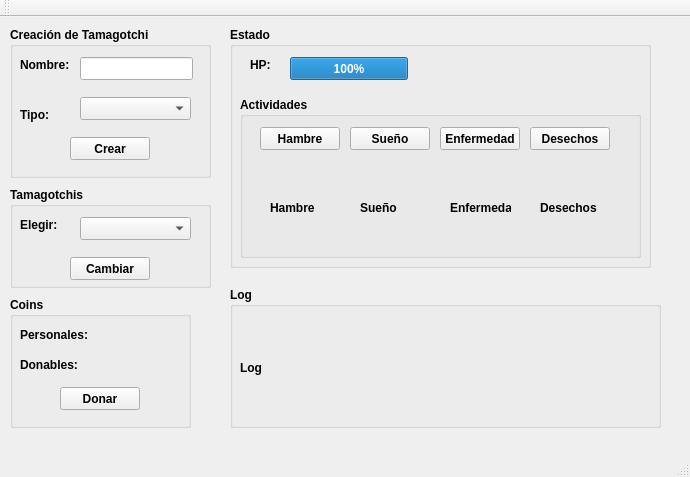
<?xml version="1.0" encoding="UTF-8"?>
<ui version="4.0">
 <class>MainWindow</class>
 <widget class="QMainWindow" name="MainWindow">
  <property name="geometry">
   <rect>
    <x>0</x>
    <y>0</y>
    <width>690</width>
    <height>477</height>
   </rect>
  </property>
  <property name="windowTitle">
   <string>Granja de Tamagotchis</string>
  </property>
  <widget class="QWidget" name="centralWidget">
   <widget class="QGroupBox" name="gCreation">
    <property name="geometry">
     <rect>
      <x>10</x>
      <y>10</y>
      <width>201</width>
      <height>151</height>
     </rect>
    </property>
    <property name="font">
     <font>
      <weight>75</weight>
      <bold>true</bold>
     </font>
    </property>
    <property name="title">
     <string>Creación de Tamagotchi</string>
    </property>
    <widget class="QLabel" name="label">
     <property name="geometry">
      <rect>
       <x>10</x>
       <y>30</y>
       <width>57</width>
       <height>15</height>
      </rect>
     </property>
     <property name="text">
      <string>Nombre:</string>
     </property>
    </widget>
    <widget class="QLabel" name="lTipo">
     <property name="geometry">
      <rect>
       <x>10</x>
       <y>80</y>
       <width>57</width>
       <height>15</height>
      </rect>
     </property>
     <property name="text">
      <string>Tipo:</string>
     </property>
    </widget>
    <widget class="QComboBox" name="cTipo">
     <property name="geometry">
      <rect>
       <x>70</x>
       <y>70</y>
       <width>111</width>
       <height>23</height>
      </rect>
     </property>
     <property name="font">
      <font>
       <weight>50</weight>
       <bold>false</bold>
      </font>
     </property>
    </widget>
    <widget class="QLineEdit" name="tNombre">
     <property name="geometry">
      <rect>
       <x>70</x>
       <y>30</y>
       <width>113</width>
       <height>23</height>
      </rect>
     </property>
     <property name="font">
      <font>
       <weight>50</weight>
       <bold>false</bold>
      </font>
     </property>
    </widget>
    <widget class="QPushButton" name="bCrear">
     <property name="geometry">
      <rect>
       <x>60</x>
       <y>110</y>
       <width>80</width>
       <height>23</height>
      </rect>
     </property>
     <property name="text">
      <string>Crear</string>
     </property>
    </widget>
   </widget>
   <widget class="QGroupBox" name="gTamagotchis">
    <property name="geometry">
     <rect>
      <x>10</x>
      <y>170</y>
      <width>201</width>
      <height>101</height>
     </rect>
    </property>
    <property name="font">
     <font>
      <weight>75</weight>
      <bold>true</bold>
     </font>
    </property>
    <property name="title">
     <string>Tamagotchis</string>
    </property>
    <widget class="QLabel" name="lElegir">
     <property name="geometry">
      <rect>
       <x>10</x>
       <y>30</y>
       <width>57</width>
       <height>15</height>
      </rect>
     </property>
     <property name="text">
      <string>Elegir:</string>
     </property>
    </widget>
    <widget class="QComboBox" name="cTamagotchis">
     <property name="geometry">
      <rect>
       <x>70</x>
       <y>30</y>
       <width>111</width>
       <height>23</height>
      </rect>
     </property>
     <property name="font">
      <font>
       <weight>50</weight>
       <bold>false</bold>
      </font>
     </property>
    </widget>
    <widget class="QPushButton" name="bCambiar">
     <property name="geometry">
      <rect>
       <x>60</x>
       <y>70</y>
       <width>80</width>
       <height>23</height>
      </rect>
     </property>
     <property name="text">
      <string>Cambiar</string>
     </property>
    </widget>
   </widget>
   <widget class="QGroupBox" name="gEstado">
    <property name="geometry">
     <rect>
      <x>230</x>
      <y>10</y>
      <width>421</width>
      <height>241</height>
     </rect>
    </property>
    <property name="font">
     <font>
      <weight>75</weight>
      <bold>true</bold>
     </font>
    </property>
    <property name="title">
     <string>Estado</string>
    </property>
    <widget class="QLabel" name="lHealth">
     <property name="geometry">
      <rect>
       <x>20</x>
       <y>30</y>
       <width>57</width>
       <height>15</height>
      </rect>
     </property>
     <property name="text">
      <string>HP:</string>
     </property>
    </widget>
    <widget class="QGroupBox" name="gActividades">
     <property name="geometry">
      <rect>
       <x>10</x>
       <y>70</y>
       <width>401</width>
       <height>161</height>
      </rect>
     </property>
     <property name="title">
      <string>Actividades</string>
     </property>
     <widget class="QPushButton" name="bDesechos">
      <property name="geometry">
       <rect>
        <x>290</x>
        <y>30</y>
        <width>80</width>
        <height>23</height>
       </rect>
      </property>
      <property name="text">
       <string>Desechos</string>
      </property>
     </widget>
     <widget class="QLabel" name="lHambre">
      <property name="geometry">
       <rect>
        <x>30</x>
        <y>70</y>
        <width>61</width>
        <height>81</height>
       </rect>
      </property>
      <property name="text">
       <string>Hambre</string>
      </property>
     </widget>
     <widget class="QLabel" name="lSleep">
      <property name="geometry">
       <rect>
        <x>120</x>
        <y>70</y>
        <width>61</width>
        <height>81</height>
       </rect>
      </property>
      <property name="text">
       <string>Sueño</string>
      </property>
     </widget>
     <widget class="QLabel" name="lDesechos">
      <property name="geometry">
       <rect>
        <x>300</x>
        <y>70</y>
        <width>61</width>
        <height>81</height>
       </rect>
      </property>
      <property name="text">
       <string>Desechos</string>
      </property>
     </widget>
     <widget class="QPushButton" name="bEnfermedad">
      <property name="geometry">
       <rect>
        <x>200</x>
        <y>30</y>
        <width>80</width>
        <height>23</height>
       </rect>
      </property>
      <property name="text">
       <string>Enfermedad</string>
      </property>
     </widget>
     <widget class="QPushButton" name="bSleep">
      <property name="geometry">
       <rect>
        <x>110</x>
        <y>30</y>
        <width>80</width>
        <height>23</height>
       </rect>
      </property>
      <property name="text">
       <string>Sueño</string>
      </property>
     </widget>
     <widget class="QLabel" name="lEnfermedad">
      <property name="geometry">
       <rect>
        <x>210</x>
        <y>70</y>
        <width>61</width>
        <height>81</height>
       </rect>
      </property>
      <property name="text">
       <string>Enfermedad</string>
      </property>
     </widget>
     <widget class="QPushButton" name="bHambre">
      <property name="geometry">
       <rect>
        <x>20</x>
        <y>30</y>
        <width>80</width>
        <height>23</height>
       </rect>
      </property>
      <property name="text">
       <string>Hambre</string>
      </property>
     </widget>
    </widget>
    <widget class="QProgressBar" name="pbHealth">
     <property name="geometry">
      <rect>
       <x>60</x>
       <y>30</y>
       <width>118</width>
       <height>23</height>
      </rect>
     </property>
     <property name="value">
      <number>100</number>
     </property>
    </widget>
   </widget>
   <widget class="QGroupBox" name="gCoins">
    <property name="geometry">
     <rect>
      <x>10</x>
      <y>280</y>
      <width>181</width>
      <height>131</height>
     </rect>
    </property>
    <property name="font">
     <font>
      <weight>75</weight>
      <bold>true</bold>
     </font>
    </property>
    <property name="title">
     <string>Coins</string>
    </property>
    <widget class="QLabel" name="lCoinsPersonales">
     <property name="geometry">
      <rect>
       <x>10</x>
       <y>30</y>
       <width>91</width>
       <height>16</height>
      </rect>
     </property>
     <property name="text">
      <string>Personales:</string>
     </property>
    </widget>
    <widget class="QLabel" name="lCoinsDonables">
     <property name="geometry">
      <rect>
       <x>10</x>
       <y>60</y>
       <width>91</width>
       <height>16</height>
      </rect>
     </property>
     <property name="text">
      <string>Donables:</string>
     </property>
    </widget>
    <widget class="QPushButton" name="bDonar">
     <property name="geometry">
      <rect>
       <x>50</x>
       <y>90</y>
       <width>80</width>
       <height>23</height>
      </rect>
     </property>
     <property name="toolTip">
      <string>&lt;html&gt;&lt;head/&gt;&lt;body&gt;&lt;p&gt;Dona el primer coin generado al Tamagotchi &lt;span style=&quot; font-weight:600;&quot;&gt;actualmente elegido&lt;/span&gt; en el combo box de &lt;span style=&quot; font-style:italic;&quot;&gt;elegir&lt;/span&gt;.&lt;/p&gt;&lt;/body&gt;&lt;/html&gt;</string>
     </property>
     <property name="text">
      <string>Donar</string>
     </property>
    </widget>
   </widget>
   <widget class="QGroupBox" name="gLog">
    <property name="geometry">
     <rect>
      <x>230</x>
      <y>270</y>
      <width>431</width>
      <height>141</height>
     </rect>
    </property>
    <property name="font">
     <font>
      <weight>75</weight>
      <bold>true</bold>
     </font>
    </property>
    <property name="title">
     <string>Log</string>
    </property>
    <widget class="QLabel" name="lLog">
     <property name="geometry">
      <rect>
       <x>10</x>
       <y>30</y>
       <width>411</width>
       <height>101</height>
      </rect>
     </property>
     <property name="text">
      <string>Log</string>
     </property>
    </widget>
   </widget>
  </widget>
  <widget class="QToolBar" name="mainToolBar">
   <attribute name="toolBarArea">
    <enum>TopToolBarArea</enum>
   </attribute>
   <attribute name="toolBarBreak">
    <bool>false</bool>
   </attribute>
  </widget>
  <widget class="QStatusBar" name="statusBar"/>
 </widget>
 <layoutdefault spacing="6" margin="11"/>
 <resources/>
 <connections/>
</ui>
